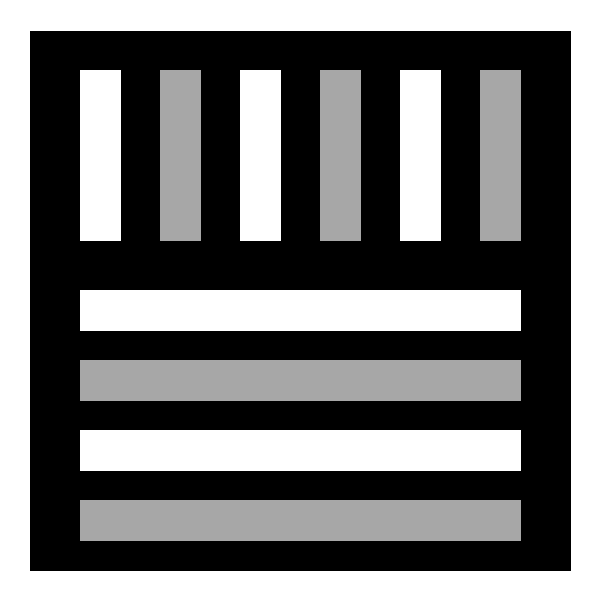
Frame 1 (no input)
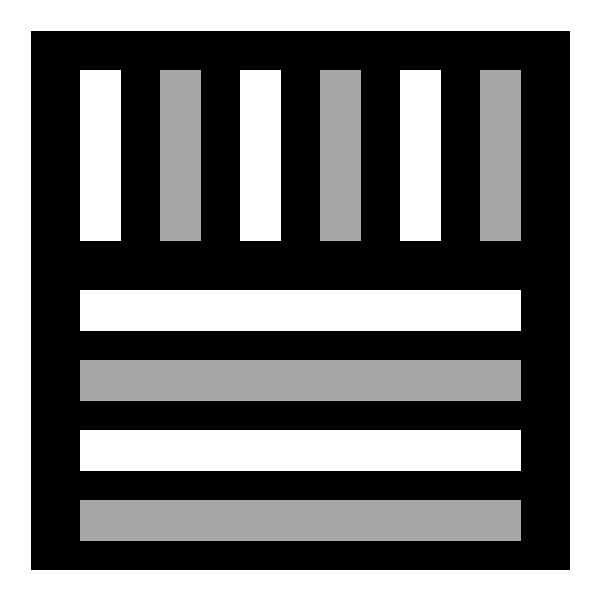
Frame 60 (the mouse pressed at the canvas centre just before this capture)
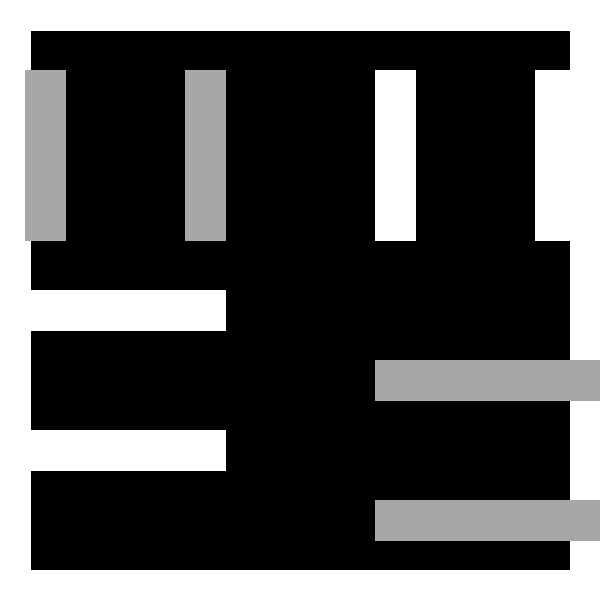
Frame 120 (the mouse held since frame 60 and released just before this capture)

The Processing sketch that drew these frames (run headless with seeded random() and noise(); from frame 60 on, the mouse is pressed at the canvas centre):

// Processing sketch: IsabelPintoPereirav2
// ── IsabelPintoPereirav2.pde
float posRecX1= 80;
float _posRecX1 = posRecX1;

float posYa=-70;
float _posYa=posYa;
float X10= 80;
float _X10=X10;
float Y10= 40;
float X20=160;
float _X20=X20;
float X30=80;
float _X30= X30;
float X40=240;
float _X40= X40;
float X50= 80;
float _X50= X50;
float X60= 320;
float _X60= X60;
float X70= 80;
float _X70=X70;
float X80= 400;
float _X80=X80;
float X90= 480;
float _X90= X90;

boolean retornar = false;
boolean drawTime =false;

void setup(){
  size(600,600);
}

  void draw(){
    background(255);
   fill(0);
  rect(30,30,540,540);  
    

  fill(255);
  stroke(255);
  rect(_posRecX1,_posYa,40,310);
  fill(167);
  stroke (167);
  rect(_X20,70,40,170);
  fill(255);
  stroke(255);
  rect(_X40,70,40,170);
  stroke (167);
  fill (167);
  rect(_X60,70,40,170);
  fill(255);
  stroke(255);
  rect(_X80,70,40,170);
  fill(167);
  stroke (167);
  rect(_X90,70,40,170);
  


stroke(255);
fill(255);
  rect(_X10,290,440,Y10);
fill(167);
stroke(167);
  rect(_X30,360,440,40);
stroke(255);
fill(255);
  rect(_X50,430,440,40);
stroke(167);
fill(167);
  rect(_X70,500,440,40);
 fill(0);
 noStroke();
  rect(31,30,538,40);
    stroke(255);
fill(255);
    rect(0,0,600,30);


if(mousePressed && retornar==false)
{ 
  _posRecX1 = _posRecX1 +5;
  _X20-=5;
  _X40+=5;
  _X60-=5;
  _X80+=5;
  _X90-=5;

}
if(mousePressed && retornar==true && _posRecX1>=posRecX1) 
{
  _posRecX1 = _posRecX1-5;
  
  _X20+=5;
  _X40-=5;
  _X60+=5;
  _X80-=5;
  _X90+=5;

}

if(mousePressed)
{
_X10-=5;
_X30+=5;
_X50-=5;
_X70+=5;
}

if(mousePressed && drawTime ==true)
{
  if(_posYa<=50)
  _posYa+=5;
}


if(_posRecX1>=480) {retornar = true;}
  
 if (_posRecX1<=posRecX1&& retornar==true) drawTime=true;
  }
